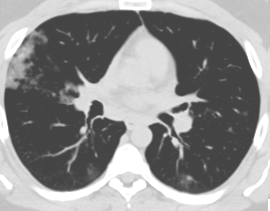
#> input picture imageFeatures/Covid (20).png, 270 x 211 px
$ jupyter execute testNotebook.ipynb
#> lines starting #> are read from the running program, lines starting #| are printed output that depends on the picture
[cell 1]
import matplotlib.pyplot as plt

from skimage.feature import graycomatrix, graycoprops
from skimage import io
import cv2
import numpy as np

[cell 2]
imagePath = "Covid (20).png"
image = cv2.imread(imagePath, cv2.IMREAD_GRAYSCALE)
#> image is the input picture: shape (211, 270); min 68, max 255, mean 143.5
plt.imshow(image)
plt.show()
print(f"shape : {image.shape}")
#| shape : (211, 270)
print(f"type : {type(image)}")
#| type : <class 'numpy.ndarray'>
print(image.dtype)
#| uint8

[cell 3]
image = cv2.resize(image, (248, 248))
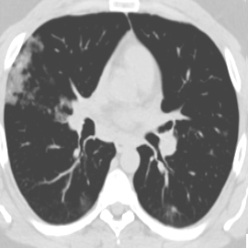
#> image: shape (248, 248); min 68, max 255, mean 143.4
print(image.shape)
#| (248, 248)

[cell 4]
# [4 lines of commented-out code are left out]

[cell 5]
image = image / 255
print(image)
#> (printed output is left out)

[cell 6]
# creating histogram
histogram, bin_edges = np.histogram(image, bins=256, range=(0, 1))
#> histogram = 256 values, max 14906 at index 68, min 0 at index 0, mean 240.2; bin_edges = 257 values from 0 to 1
